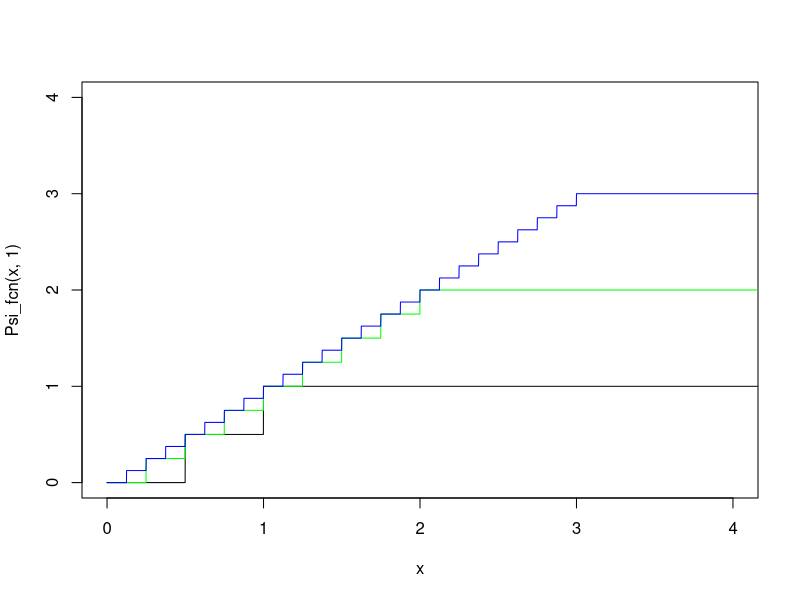
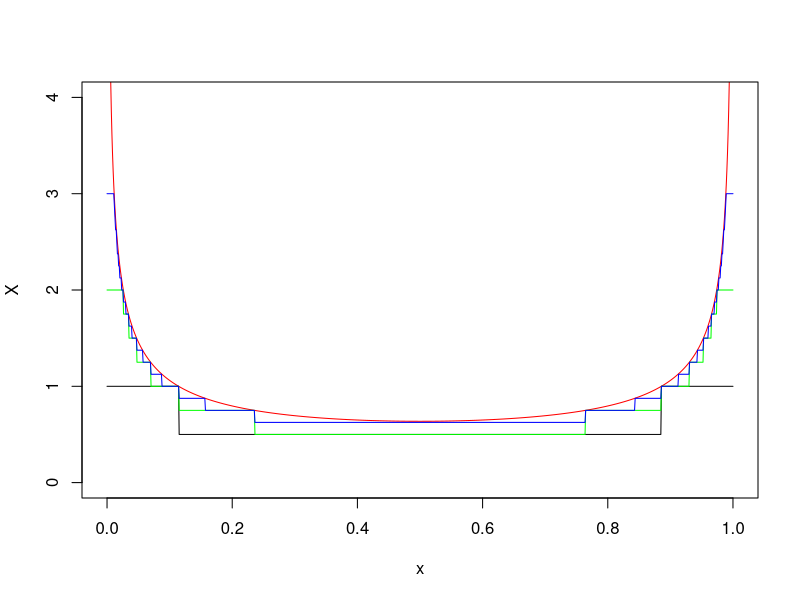

Write R code to recreate these figures, in order.
## ---- chunk 1
Psi_fcn <- function(x, n)
{
  result <- pmin(n, 2^(-n)*floor(2^n*x))
}

x <- seq(0, 5, by=2^(-10))
y1 = Psi_fcn(x, 1)
y2 = Psi_fcn(x, 2)
y3 = Psi_fcn(x, 3)
## ---- chunk 2
plot(x, Psi_fcn(x, 1), 'l', xlim=c(0, 4), ylim=c(0, 4))
lines(x, Psi_fcn(x, 2), col='green')
lines(x, Psi_fcn(x, 3), col='blue')
## ---- chunk 3
f <- function(x)
{
  (1/gamma(0.5)^2) * x^-0.5 * (1-x)^-0.5
}

x = seq(0, 1, by=2^(-10))
X = f(x)
X1 = Psi_fcn(f(x), 1)
X2 = Psi_fcn(f(x), 2)
X3 = Psi_fcn(f(x), 3)
## ---- chunk 4
plot(x, X, 'l', col='red', ylim=c(0,4))
lines(x, X1, col='black'); lines(x, X2, col='green');
lines(x, X3, col='blue')
